Frame 1 (no input): blank canvas, image omitted
Frame 60 (the mouse pressed at the canvas centre just before this capture): blank canvas, image omitted
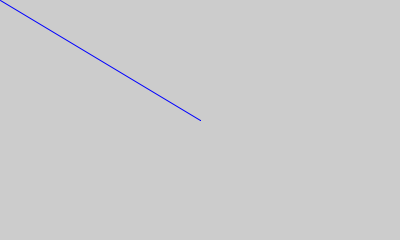
Frame 120 (the mouse held since frame 60 and released just before this capture)

The Processing sketch whose frames 1 and 60 were blank and that drew this single picture after the mouse press (run headless with seeded random() and noise(); from frame 60 on, the mouse is pressed at the canvas centre):

// Processing sketch: paint
// ── paint.pde
void setup(){
  size(400,240);
  fill(0,0,255);
  stroke(0,0,255);
}

void draw(){
  
  if(mousePressed){
    if(mouseButton==LEFT){stroke(0,0,255);}
    if(mouseButton==RIGHT){stroke(255,0,0);}
    line(pmouseX,pmouseY,mouseX,mouseY);
  }
}
